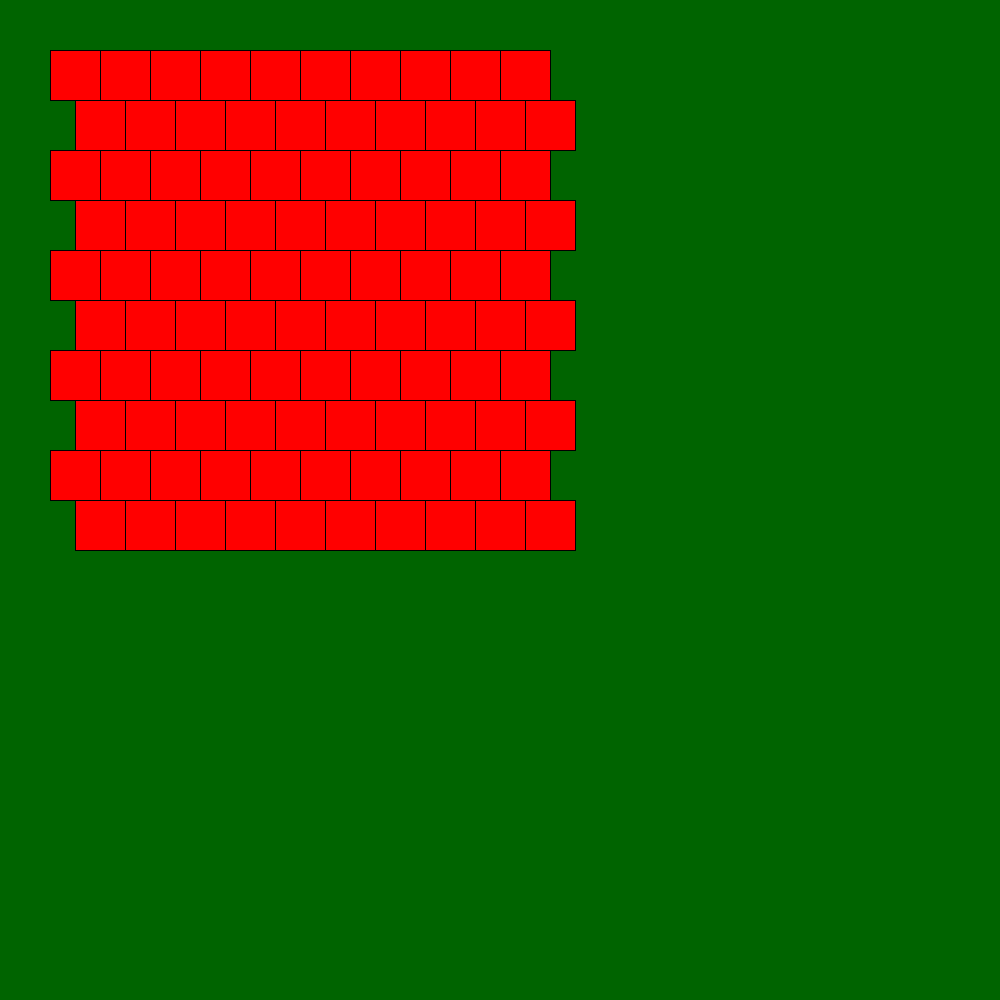
Frame 1 (no input)
Frame 60 (the mouse pressed at the canvas centre just before this capture): identical to frame 1, image omitted
Frame 120 (the mouse held since frame 60 and released just before this capture): identical to frame 1, image omitted

The Processing sketch that drew this single still picture (run headless with seeded random() and noise(); from frame 60 on, the mouse is pressed at the canvas centre):

// Processing sketch: opdracht_9_7_rode_muur
// ── opdracht_9_7_rode_muur.pde
int xWaarde = 20;
int yWaarde = 20;

void setup(){
  size (1000,1000);
  background( 0,100,0);
}
void draw(){

for(int i = 1; i < 11; i++){
  for(int j = 1; j < 11; j++){

    fill(255,0,0);
  if( j%2 == 0){
    rect(i*50+25,j*50,50,50);
  }else {
    rect(i*50,j*50,50,50);
  } 
  
    yWaarde += 10;

  }
yWaarde = 10;
xWaarde += 10;

}
}
